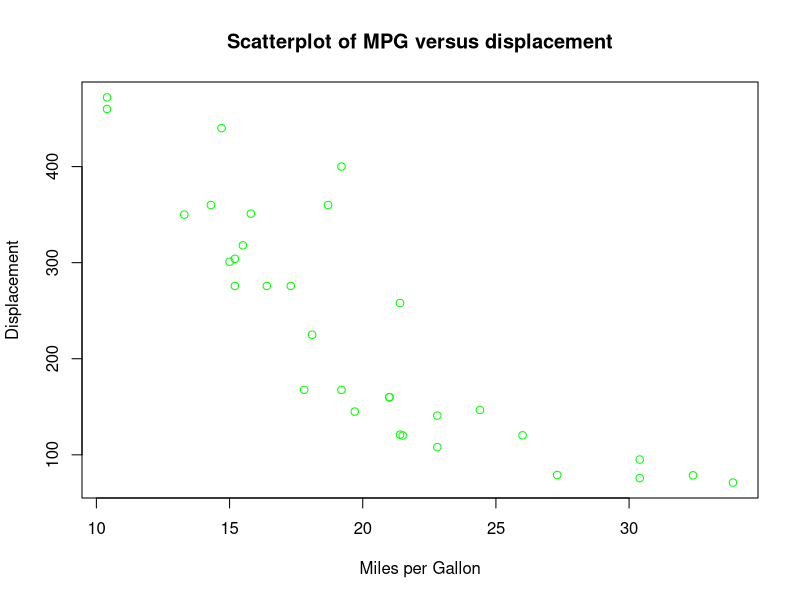

Source code (R):
#####################################
## Dummy exploratory data analysis ##
#####################################

# View the first few lines
head(mtcars)

# Summarise the data
summary(mtcars)

# Visualise
plot(mtcars$mpg, mtcars$disp, 
col = "green",
main = "Scatterplot of MPG versus displacement", 
xlab = "Miles per Gallon", ylab = "Displacement")

# 
mean(mtcars$mpg)
